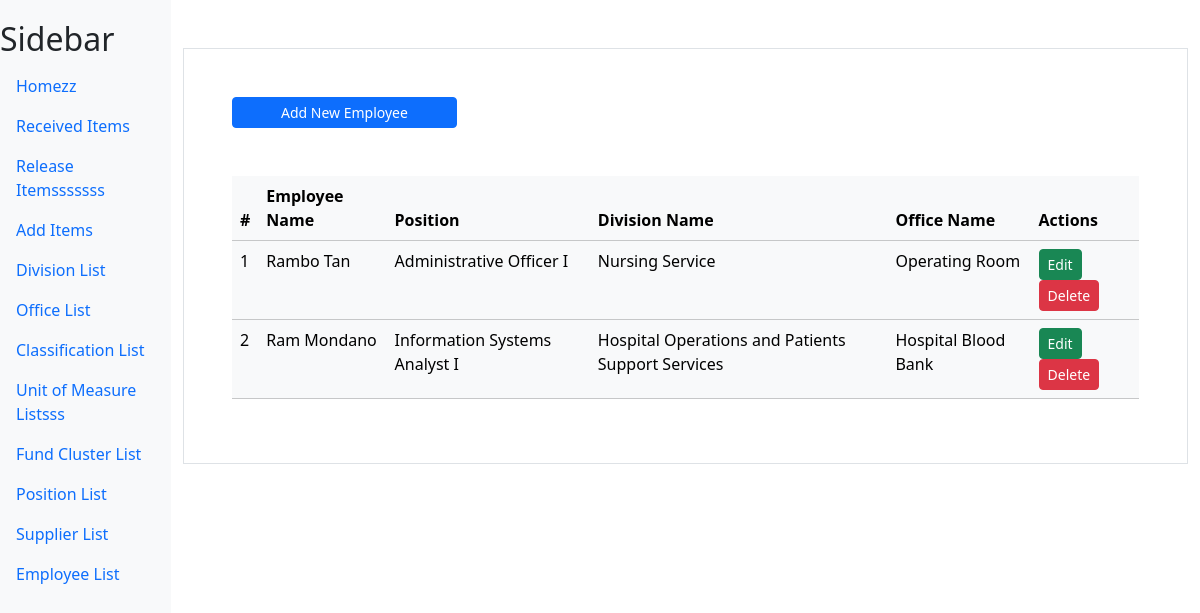
/employee/, run on the app's committed database.
### myapp/models.py (models this page shows, shortened)
class Employee(models.Model):
    employee_name = models.CharField(max_length=100)
    office = models.ForeignKey(Office,on_delete=models.CASCADE)
    position = models.ForeignKey(Position, on_delete=models.CASCADE)

class Position(models.Model):
    position_name = models.CharField(max_length=100)

class Office(models.Model):
    office_name = models.CharField(max_length=100, verbose_name="Office Name")
    office_code = models.CharField(max_length=200, blank=True, null=True)
    division = models.ForeignKey(Division,on_delete=models.CASCADE)

class Division(models.Model):
    division_name = models.CharField(max_length=100, verbose_name='Division Name')

### myapp/views.py (the view, shortened to what this page needs)
# urls.py: path('employee/',views.employee,name='employee'),
def employee(request):
    division = Division.objects.all()
    office = Office.objects.all()
    employee = Employee.objects.all()
    position = Position.objects.all()
    context = {"office_list":office,"division_list":division,"employee_list":employee,"position_list":position}
    return render(request,'myapp/employee.html',context)

### myapp/templates/myapp/employee.html (shortened to what this page needs)
{% extends "myapp/base.html" %}
{% block content %}
<div class="container mt-5 p-5 border">
    <div class="">
        <a href="#" class="btn btn-primary px-5 btn-sm" data-bs-toggle="modal" data-bs-target="#addModal">Add New Employee</a>
    </div>
    <table class="table mt-5 table-light">
        <thead>
            <tr>
                <th scope="col">#</th>
                <th scope="col">Employee Name</th>
                <th scope="col">Position</th>
                <th scope="col">Division Name</th>
                <th scope="col">Office Name</th>
                <th scope="col">Actions</th>
            </tr>
        </thead>
        <tbody>
            {% for employee in employee_list %}
            <tr>
                <td>{{ forloop.counter }}</td>
                <td>{{ employee.employee_name }}</td>
                <td>{{ employee.position.position_name }}</td>
                <td>{{ employee.office.division.division_name }}</td>
                <td>{{ employee.office.office_name }}</td>
                <td>
                    <a href="#" class="btn btn-success btn-sm" data-bs-toggle="modal" data-bs-target="#updateModal_{{ employee.id }}">Edit</a>
                    <a href="#" class="btn btn-danger btn-sm" data-bs-toggle="modal" data-bs-target="#deleteModal_{{ employee.id }}">Delete</a>
                </td>
            </tr>
            {% endfor %}
        </tbody>
    </table>
</div>
{% endblock content %}

### myapp/templates/myapp/base.html (style rules this page uses)
body { display: flex; }

### data on the page
Employee: employee_name "Rambo Tan", position.position_name "Administrative Officer I", office.division.division_name "Nursing Service", office.office_name "Operating Room"
Employee: employee_name "Ram Mondano", position.position_name "Information Systems Analyst I", office.division.division_name "Hospital Operations and Patients Support Services", office.office_name "Hospital Blood Bank"
